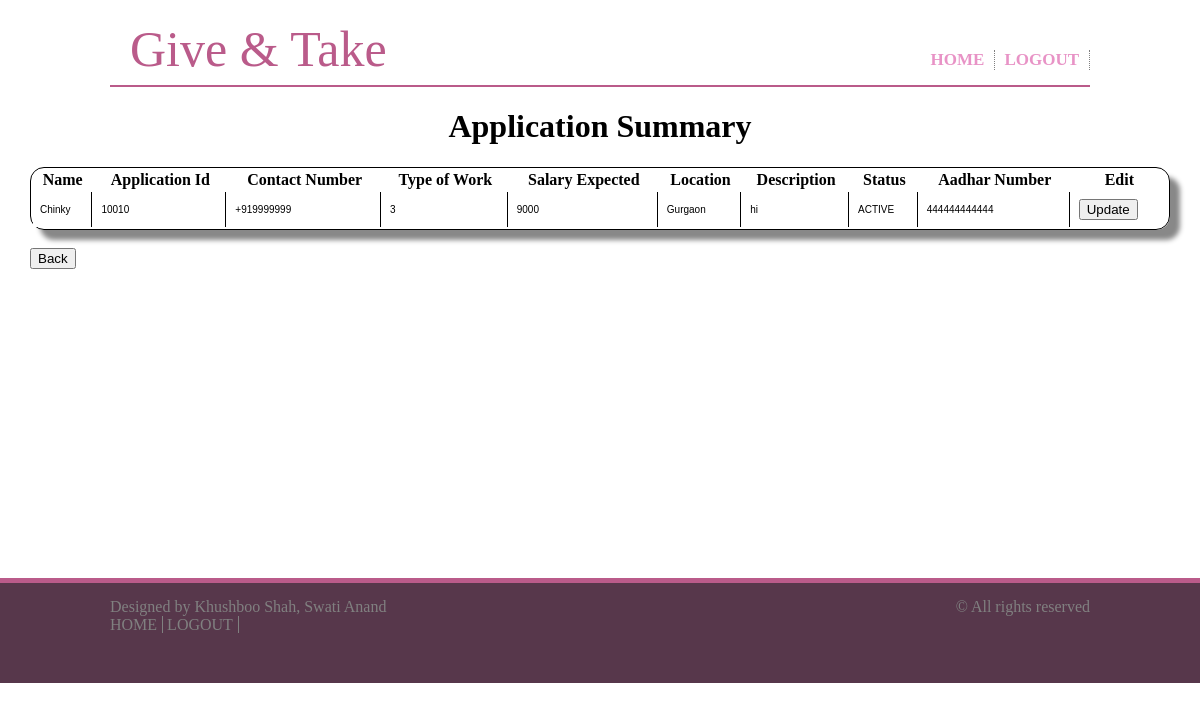
The page /jobstatus.php (signed in) on the database its author committed.
### tables this page shows
CREATE TABLE IF NOT EXISTS `job_seekers` (
  `Name` varchar(100) NOT NULL,
  `Gender` varchar(10) DEFAULT NULL,
  `Dob_Date` int(2) DEFAULT NULL,
  `Dob_Month` int(2) DEFAULT NULL,
  `Dob_Year` int(4) DEFAULT NULL,
  `Contact_No` varchar(10) DEFAULT NULL,
  `Type_of_Work` varchar(30) DEFAULT NULL,
  `Salary` int(10) DEFAULT NULL,
  `Location` varchar(30) DEFAULT NULL,
  `Description` varchar(500) DEFAULT NULL,
  `status` varchar(10) DEFAULT 'ACTIVE',
  `App_Id` int(10) NOT NULL AUTO_INCREMENT,
  `Reg_date` date DEFAULT NULL,
  `Reg_Time` time DEFAULT NULL,
  `Aadhar_No` varchar(12) DEFAULT NULL,
  `Password` varchar(30) DEFAULT NULL,
  PRIMARY KEY (`App_Id`)
);

### jobstatus.php (the view, shortened to what this page needs)
<html>
<head>
<link rel="stylesheet" type="text/css" href="style.css">
</head>
<body>
<div class="header">
<div class="logo"><a href="#">
Give & Take</a>
</div>
<div class="nav">
<ul class="ul1" style="float:right;">
<li><span class="li1"><a href="index.php">HOME</a></span></li>
<li><span class="li1"><a href="logout123.php"> LOGOUT</a></span></li>
</ul>
</div>
</div>
<div class="body1">
<h1 style="text-align:center;">Application Summary</h1>
<table width="100%" class="CSSTableGenerator">
<?php
if(!$_POST)
{
$conn= mysql_connect("localhost","root","");
if($conn)
{
$aadhar = $_SESSION['aadhar'];
echo "<tr><th>Name</th><th>Application Id</th><th>Contact Number</th><th>Type of Work</th><th>Salary Expected</th><th>Location</th><th>Description</th><th>Status</th><th>Aadhar Number</th><th>Edit</th></tr>";
$que1=mysql_query("select Name, App_Id,Contact_No, Type_Of_Work, Salary, Location, Description, Status, Aadhar_No from  Job_Seekers where Aadhar_No = '$aadhar' ",$conn);
while($rdata=mysql_fetch_array($que1))
{
print "<tr>";
print "<form name='updatejobstatus' action='updatejobstatus.php' method='post'>";
print "<td>".$rdata[0]."</td>";
print "<td>$rdata[1]<input type='hidden' name='appId' value='".$rdata[1]."'></td>";
print "<td>$rdata[2]</td>";
print "<td>$rdata[3]</td>";
print "<td>$rdata[4]</td>";
print "<td>$rdata[5]</td>";
print "<td>$rdata[6]</td>";
print "<td>$rdata[7]</td>";
print "<td>$rdata[8]</td>";
print "<td><button type='submit' value='Update'>Update</button></td>";
print "</form>";
print "</tr>";
}
}
}
?>
</table>
<br/>
<table align="center" >
<form>
<tr align="right">
<input action="action" type="button" value="Back" onClick="history.go(-1);" />
</tr>
</form>
</table>
</div>
<div class="footer">
<div class="ftr">
<div class="ltft">
Designed by Khushboo Shah, Swati Anand<br>
<ul>
<li><a href="index.php">HOME</a></li>
<li><a href="logout123.php" >LOGOUT</a></li>
</ul>
</div>
<div class="rtft">&copy All rights reserved</div>
</div>
</div>
</body>
</html>

### style.css (style rules this page uses)
body { margin:0px; padding:0px; }
.header { width:980px; margin:0px auto; height: 85px; background:white; border-bottom:solid 2px #BA5B8A; }
.logo a { padding:20px; float:left; font-size:50px; font-family:Magneto; color: #BA5B8A; text-decoration:none; }
.nav { float:right; width:600px; z-index:500; }
.ul1 { margin-top:50px; }
.li1 a { font-weight:bold; font-size:17px; color: rgba(231, 144, 196, 0.97); text-align:left; }
.ul1 li { display:inline-block; border-right:dotted gray 1px; margin-right:0px; padding:0px 10px 0px 5px; }
.ul1 a { text-decoration:none; }
.footer { background-color:#57374B; border-top:solid #BA5B8A 5px; height:100px; }
.ftr { width:980px; margin:0px auto; }
.ltft { margin-top:15px; float:left; width: 540px; color:gray; }
.ltft a { text-decoration:none; color:gray; }
.ltft ul { margin:0px 0px 0px -40px; }
.ltft li { display:inline; border-right:solid gray 1px; padding-right:5px; }
.rtft { margin-top:15px; float:right; color:gray; }

### jobstatus.php (style rules this page uses)
.CSSTableGenerator { margin:0px;padding:0px; width:100%; box-shadow: 10px 10px 5px #888888; border:1px solid #000000; -moz-border-radius-bottomleft:14px; -webkit-border-bottom-left-radius:14px; border-bottom-left-radius:14px; -moz-border-radius-bottomright:14px; -webkit-border-bottom-right-radius:14px; border-bottom-right-radius:14px; -moz-border-radius-topright:14px; -webkit-border-top-right-radius:14px; border-top-right-radius:14px; -moz-border-radius-topleft:14px; -webkit-border-top-left-radius:14px; border-top-left-radius:14px; }
.CSSTableGenerator tr:last-child td:last-child { -moz-border-radius-bottomright:14px; -webkit-border-bottom-right-radius:14px; border-bottom-right-radius:14px; }
.CSSTableGenerator td { vertical-align:middle; background-color:#ffffff; border:1px solid #000000; border-width:0px 1px 1px 0px; text-align:left; padding:7px; font-size:10px; font-family:Arial; font-weight:normal; color:#000000; }
.CSSTableGenerator tr:last-child td { border-width:0px 1px 0px 0px; }
.CSSTableGenerator tr td:last-child { border-width:0px 0px 1px 0px; }
.CSSTableGenerator tr:last-child td:last-child { border-width:0px 0px 0px 0px; }
.body1 { height:460px; margin:10px 30px; }

### rows shown on the page
job_seekers: Name "Chinky", App_Id "10010", Contact_No "+919999999", Type_of_Work "3", Salary "9000", Location "Gurgaon", Description "hi", status "ACTIVE", Aadhar_No "444444444444"
